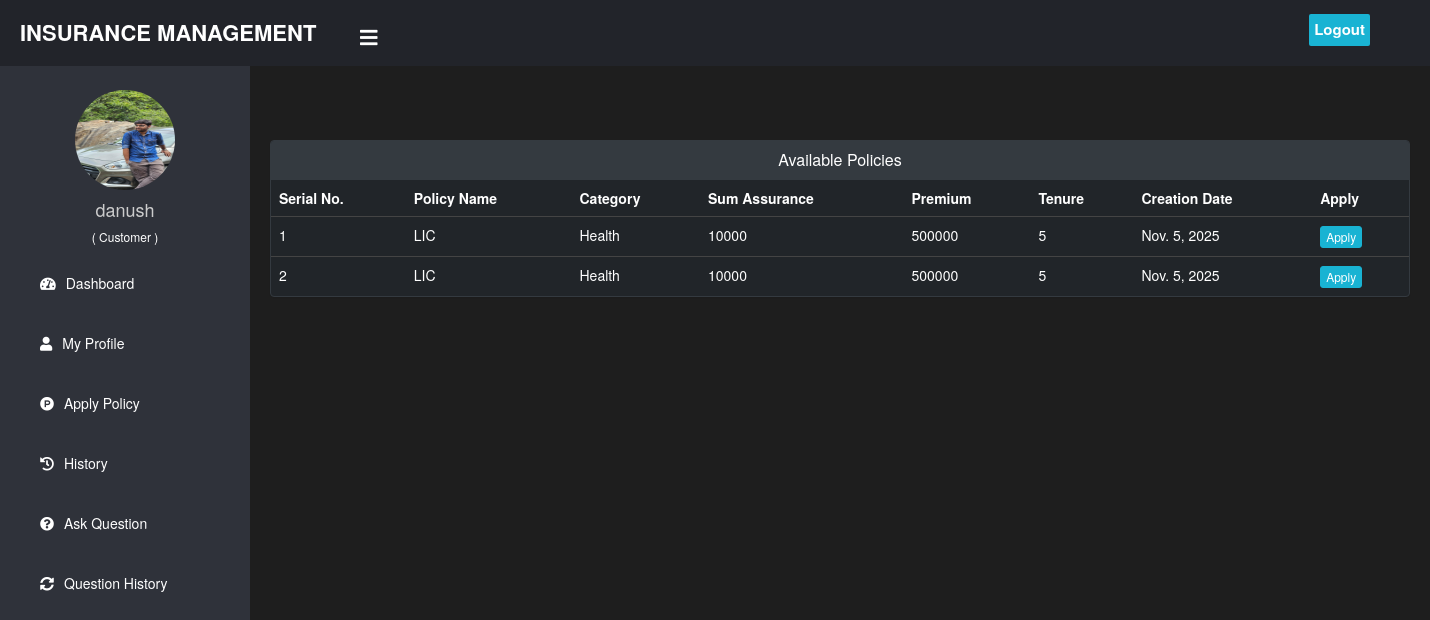
The page /customer/apply-policy (signed in) on the database its author committed.
### customer/models.py (models this page shows, shortened)
class Customer(models.Model):
    user=models.OneToOneField(User,on_delete=models.CASCADE)
    profile_pic= models.ImageField(upload_to='profile_pic/Customer/',null=True,blank=True)
    address = models.CharField(max_length=40)
    mobile = models.CharField(max_length=20,null=False)
    status = models.CharField(max_length=20, default='Pending')

### insurance/models.py (models this page shows, shortened)
class Policy(models.Model):
    category = models.ForeignKey('Category', on_delete=models.CASCADE)
    policy_name = models.CharField(max_length=200)
    sum_assurance = models.PositiveIntegerField()
    premium = models.PositiveIntegerField()
    tenure = models.PositiveIntegerField()
    creation_date = models.DateField(auto_now=True)

class Category(models.Model):
    category_name = models.CharField(max_length=20)
    creation_date = models.DateField(auto_now=True)
    def __str__(self):
        return self.category_name

### customer/views.py (the view)
# urls.py: path('apply-policy', views.apply_policy_view,name='apply-policy'),
@login_required(login_url='customerlogin')
@user_passes_test(is_customer)
def apply_policy_view(request):
    customer = models.Customer.objects.get(user_id=request.user.id)
    policies = CMODEL.Policy.objects.all()
    return render(request,'customer/apply_policy.html',{'policies':policies,'customer':customer})

### customer/views.py (called while the page is built)
def is_customer(user):
    return user.groups.filter(name='CUSTOMER').exists()

### templates/customer/apply_policy.html (shortened to what this page needs)
{% extends 'customer/customerbase.html' %}
{% block content %}
{%load static%}
<head>
  <link href="//netdna.bootstrapcdn.com/bootstrap/3.0.0/css/bootstrap.min.css" rel="stylesheet" id="bootstrap-css">
</head>
<br><br>
<div class="container">
  <div class="panel panel-primary">
    <div class="panel-heading">
      <h6 class="panel-title">Available Policies</h6>
    </div>
    <table class="table table-hover" id="dev-table">
      <thead>
        <tr>
        <th>Serial No.</th>
          <th>Policy Name</th>
          <th> Category</th>
          <th> Sum Assurance</th>
          <th> Premium</th>
          <th> Tenure</th>
          <th> Creation Date</th>
          <th> Apply</th>
        </tr>
      </thead>
      {% for t in policies %}
      <tr>
        <td> {{ forloop.counter }}</td>
        <td> {{t.policy_name}}</td>
        <td> {{t.category}}</td>
        <td> {{t.sum_assurance}}</td>
        <td> {{t.premium}}</td>
        <td> {{t.tenure}}</td>
        <td>{{t.creation_date}}</td>
        <td><a class="btn btn-danger btn-xs" href="{% url 'apply' t.id  %}">Apply</a></td>
      </tr>
      {% endfor %}
    </table>
  </div>
</div>
<br><br><br><br><br><br>
{% endblock content %}

### templates/customer/customerbase.html (shortened to what this page needs)
<!DOCTYPE html>
{% load static %}
<html lang="en" dir="ltr">
<head>
  <link rel="stylesheet" href="https://cdnjs.cloudflare.com/ajax/libs/font-awesome/5.12.1/css/all.min.css">
</head>
<body>
  <header style="padding-top: 0px;">
    <label for="check">
      <i style="padding-left: 60px;margin-top: 17px;" class="fas fa-bars" id="sidebar_btn"></i>
    </label>
    <div class="left_area">
      <h3>Insurance Management</h3>
    </div>
    <div class="right_area">
      <a href="/logout" class="logout_btn">Logout</a>
    </div>
  </header>
  <div class="sidebar" style="margin-top:60px;">
    <center>
      {% if customer.profile_pic %}
        <img src="{{ customer.profile_pic.url }}" class="profile_image" alt="">
      {% else %}
        <img src="{% static 'image/admin.png' %}" class="profile_image" alt="">
      {% endif %}
      <h4>{{request.user.first_name}}</h4>
      <h6 style="color: rgb(255, 255, 255);">( Customer )</h6>
    </center>
    <a href="/customer/customer-dashboard"><i class="fas fa-tachometer-alt"></i><span>Dashboard</span></a>
    <a href="{% url 'profile' %}"><i class="fas fa-user"></i><span>My Profile</span></a>
    <a href="/customer/apply-policy"><i class="fab fa-product-hunt"></i><span>Apply Policy</span></a>
    <a href="/customer/history"><i class="fas fa-history"></i><span>History</span></a>
    <a href="/customer/ask-question"><i class="fas fa-question-circle"></i><span>Ask Question</span></a>
    <a href="/customer/question-history"><i class="fas fa-sync-alt"></i><span>Question History</span></a>
  </div>
  <div class="content">
    <br><br><br><br><br>
    {% block content %}
    {% endblock content %}
    <br><br><br>
  </div>
</body>
</html>

### templates/customer/customerbase.html (style rules this page uses)
a:link { text-decoration: none; }
body { margin: 0; padding: 0; font-family: "Gill Sans", sans-serif; background-color: #121212; color: #ffffff; }
header { position: fixed; background: #22242A; padding: 20px; width: 100%; z-index: 1; }
.left_area h3 { color: #fff; margin: 0px; text-transform: uppercase; font-size: 22px; font-weight: 900; }
.logout_btn { padding: 5px; background: #19B3D3; text-decoration: none; float: right; margin-top: -30px; margin-right: 40px; border-radius: 2px; font-size: 15px; font-weight: 600; color: #fff; transition: 0.5s; }
.sidebar { background: #2f323a; margin-top: 70px; padding-top: 30px; position: fixed; left: 0; width: 250px; height: 100%; transition: 0.5s; transition-property: left; }
.sidebar .profile_image { width: 100px; height: 100px; border-radius: 100px; margin-bottom: 10px; }
.sidebar h4 { color: #ccc; margin-top: 0; }
.sidebar a { color: #fff; display: block; width: 100%; line-height: 60px; text-decoration: none; padding-left: 40px; box-sizing: border-box; transition: 0.5s; }
.sidebar i { padding-right: 10px; }
label #sidebar_btn { z-index: 1; color: #fff; position: fixed; cursor: pointer; left: 300px; font-size: 20px; margin: 5px 0; transition: 0.5s; transition-property: color; }
.content { margin-left: 250px; background-color: #1e1e1e; background-position: center; background-size: cover; height: 100vh; transition: 0.5s; color: #ffffff; }

### templates/customer/apply_policy.html (style rules this page uses)
a:link { text-decoration: none; }
h6 { text-align: center; }
label #sidebar_btn { z-index: 1; color: #fff; position: fixed; cursor: pointer; left: 300px; padding-left: 60px; margin-top:15px; font-size: 20px; transition: 0.5s; transition-property: color; }
.panel-primary { border-color: #343a40; }
.panel-heading { background-color: #343a40 !important; border-color: #343a40 !important; color: #ffffff !important; }
.panel { background-color: #212529; color: #ffffff; border-color: #343a40; }
.table { color: #ffffff; }
.table>thead>tr>th { border-bottom: 1px solid #444; color: #ffffff; }
.table>tbody>tr>td { border-top: 1px solid #444; color: #ffffff; }
.btn-danger { background-color: #19B3D3; border-color: #19B3D3; }

### rows shown on the page
Customer: profile_pic (picture)
Policy: policy_name "LIC", category "Health", sum_assurance "10000", premium "500000", tenure "5", creation_date "Nov. 5, 2025"
Policy: policy_name "LIC", category "Health", sum_assurance "10000", premium "500000", tenure "5", creation_date "Nov. 5, 2025"

### other values the page prints
{{ request.user.first_name }} "danush"
